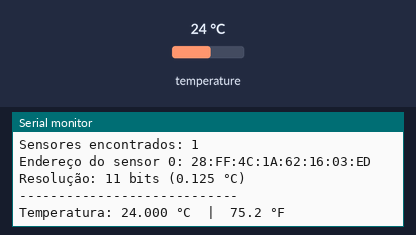
Recording of a sketch running on a simulated Arduino Uno, built with avr-gcc and run on an emulated ATmega328P. Shown: the last lines printed to the serial monitor. Inputs (shaded band) come from the test bench; at power-on: temperature 24 °C.

Above: at 1.2 s.
1.3 s: temperature set to 12 °C
At 2.9 s:
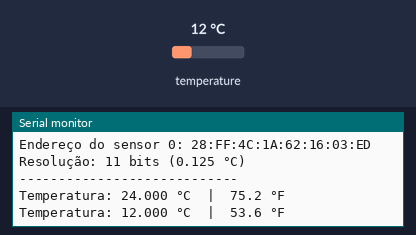
3.2 s: temperature set to 19 °C
At 3.9 s:
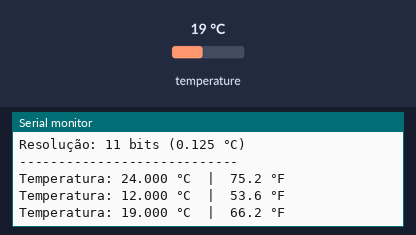
Timing chart, 0 to 6.2 s (numbered marks = the images above; inputs shaded):
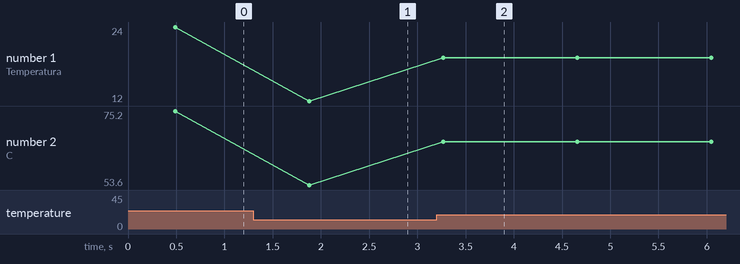

Measured:
- after the input at 1.3 s, the serial monitor: prints a new line after 0.58 s (image 1)
- after the input at 3.2 s, the serial monitor: prints a new line after 0.07 s (image 2)
- plotted number 1: 24 → 12 after the input at 1.3 s, 12 → 19 after the input at 3.2 s
- plotted number 2: 75.2 → 53.6 after the input at 1.3 s, 53.6 → 66.2 after the input at 3.2 s

The sketch:

teste_ds18b20.ino
```cpp
  /*
 * teste_ds18b20.ino
 * Teste simples do sensor DS18B20 com Arduino UNO
 *
 * Bibliotecas necessárias (instalar pelo Library Manager):
 *   OneWire           – "OneWire" by Paul Stoffregen
 *   DallasTemperature – "DallasTemperature" by Miles Burton
 *
 * Ligação:
 *
 *   DS18B20 (flat side facing you)
 *   ┌─────────────┐
 *   │ GND  DATA  VCC │
 *   └──┬────┬────┬──┘
 *      │    │    │
 *     GND  D2   5V
 *           │
 *          4.7kΩ (pull-up entre DATA e 5V)
 *
 * Serial Monitor: 9600 baud
 */

#include <OneWire.h>
#include <DallasTemperature.h>

#define DS18B20_PIN  8 // pino de dados do sensor

OneWire           oneWire(DS18B20_PIN);
DallasTemperature sensors(&oneWire);

void setup() {
    Serial.begin(9600);
    Serial.println(F("=== Teste DS18B20 ==="));

    sensors.begin();

    // Verifica se encontrou algum sensor no barramento
    int total = sensors.getDeviceCount();
    Serial.print(F("Sensores encontrados: "));
    Serial.println(total);

    if (total == 0) {
        Serial.println(F("ERRO: nenhum sensor encontrado."));
        Serial.println(F("Verifique:"));
        Serial.println(F("  1. Resistor de 4.7k entre DATA e 5V"));
        Serial.println(F("  2. Cabo no pino correto (D2)"));
        Serial.println(F("  3. VCC no 5V, GND no GND"));
        while (true);   // trava aqui — não tem o que fazer sem sensor
    }

    // Imprime o endereço do primeiro sensor (útil se tiver mais de um)
    DeviceAddress addr;
    if (sensors.getAddress(addr, 0)) {
        Serial.print(F("Endereço do sensor 0: "));
        for (uint8_t i = 0; i < 8; i++) {
            if (addr[i] < 16) Serial.print('0');
            Serial.print(addr[i], HEX);
            if (i < 7) Serial.print(':');
        }
        Serial.println();
    }

    // Resolução: 9=0.5°C/94ms | 10=0.25°C/188ms | 11=0.125°C/375ms | 12=0.0625°C/750ms
    sensors.setResolution(11);
    Serial.println(F("Resolução: 11 bits (0.125 °C)"));
    Serial.println(F("----------------------------"));
}

void loop() {
    // Pede a conversão e aguarda (modo bloqueante — simples para teste)
    sensors.requestTemperatures();

    float tempC = sensors.getTempCByIndex(0);

    if (tempC == DEVICE_DISCONNECTED_C) {
        Serial.println(F("ERRO: sensor desconectado durante leitura."));
    } else {
        Serial.print(F("Temperatura: "));
        Serial.print(tempC, 3);          // 3 casas — ex: 25.125
        Serial.print(F(" °C  |  "));
        Serial.print(tempC * 9.0 / 5.0 + 32.0, 1);
        Serial.println(F(" °F"));
    }

    delay(1000);   // lê a cada 1 segundo
}
```
